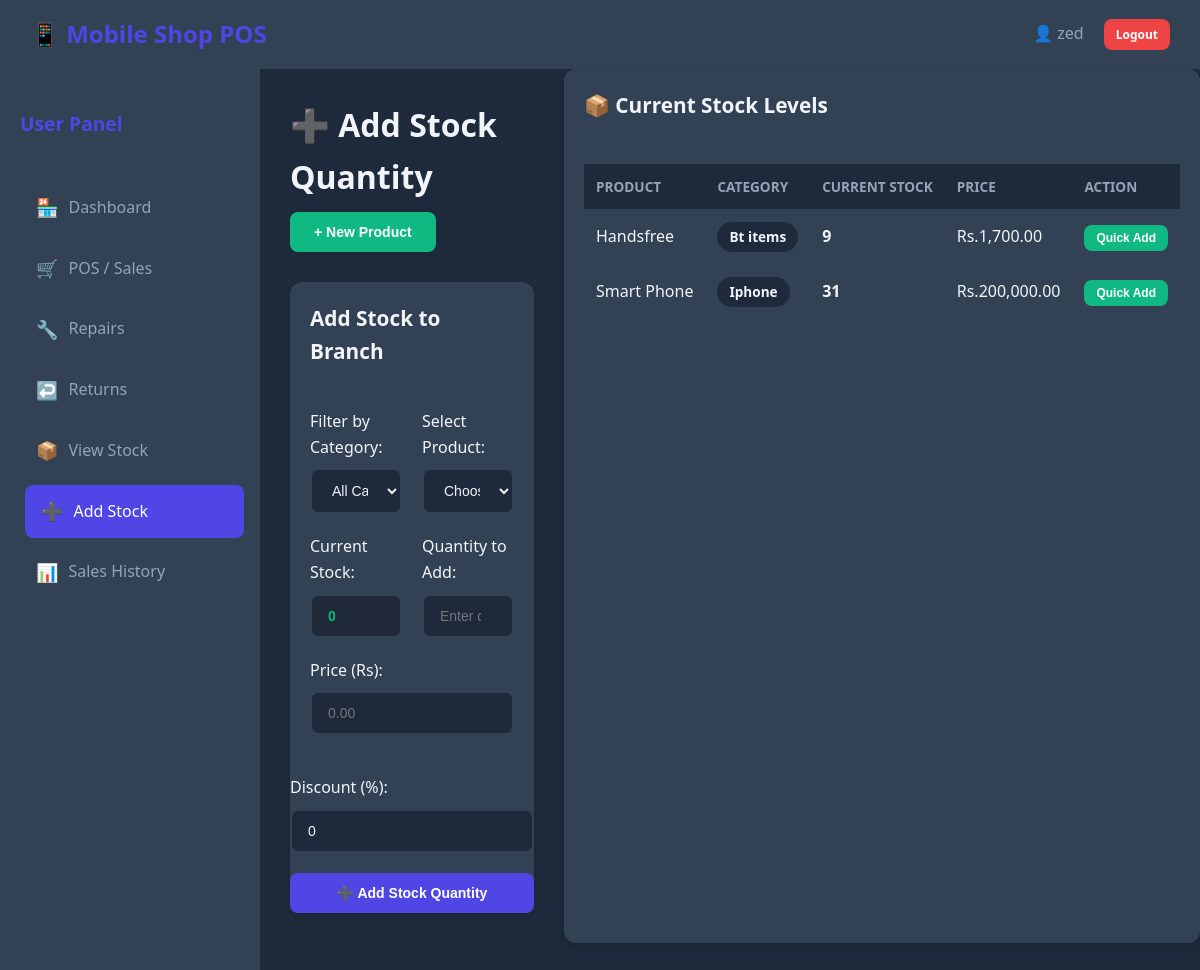
Page /user/add_stock.php (signed in) on the committed database.
### tables this page shows
CREATE TABLE `stock` (
  `id` int(11) NOT NULL,
  `product_id` int(11) NOT NULL,
  `branch_id` int(11) NOT NULL,
  `quantity` int(11) NOT NULL DEFAULT 0,
  `price` decimal(10,2) NOT NULL,
  `discount` decimal(5,2) DEFAULT 0.00,
  `barcode` varchar(50) NOT NULL,
  `alert_level` int(11) DEFAULT 5,
  `added_by` int(11) DEFAULT NULL,
  `added_date` timestamp NOT NULL DEFAULT current_timestamp()
);

CREATE TABLE `products` (
  `id` int(11) NOT NULL,
  `name` varchar(200) NOT NULL,
  `category_id` int(11) NOT NULL,
  `description` text DEFAULT NULL,
  `created_at` timestamp NOT NULL DEFAULT current_timestamp()
);

CREATE TABLE `categories` (
  `id` int(11) NOT NULL,
  `name` varchar(100) NOT NULL,
  `created_at` timestamp NOT NULL DEFAULT current_timestamp()
);

### user/add_stock.php (the view, shortened to what this page needs)
<?php
$db = new Database();
$conn = $db->getConnection();
$branch_id = $_SESSION['branch_id'];
?>
<!DOCTYPE html>
<html lang="en">
<head>
    <link rel="stylesheet" href="../assets/css/style.css">
</head>
<body>
    <?php include '../includes/header.php'; ?>
    <div class="main-container">
        <?php include '../includes/user_sidebar.php'; ?>
        <div class="content">
            <div class="page-header">
                <h1>➕ Add Stock Quantity</h1>
                <div>
                    <button onclick="openProductModal()" class="btn btn-success">+ New Product</button>
                </div>
            </div>
            <div class="card">
                <div class="card-header">
                    <h2>Add Stock to Branch</h2>
                </div>
                <div class="card-body">
                    <form method="POST" action="" id="addStockForm">
                        <div class="form-row-2">
                            <div class="form-group">
                                <label>Filter by Category:</label>
                                <select id="categoryFilter" class="form-control" onchange="filterProducts()">
                                    <option value="">All Categories</option>
                                </select>
                            </div>
                            <div class="form-group">
                                <label>Select Product:</label>
                                <select name="product_id" id="productSelect" required class="form-control" onchange="updateProductInfo()">
                                    <option value="">Choose Product</option>
                                </select>
                            </div>
                        </div>
                        <div class="form-row-2">
                            <div class="form-group">
                                <label>Current Stock:</label>
                                <input type="text" id="currentStock" readonly class="form-control" value="0" style="background: #1f2937; color: #10b981; font-weight: bold;">
                            </div>
                            <div class="form-group">
                                <label>Quantity to Add:</label>
                                <input type="number" name="quantity" required min="1" class="form-control" placeholder="Enter quantity">
                            </div>
                        </div>
                            <div class="form-group">
                                <label>Price (Rs):</label>
                                <input type="number" name="price" id="priceInput" required step="0.01" class="form-control" placeholder="0.00">
                            </div>
                        </div>
                        <div class="form-group">
                            <label>Discount (%):</label>
                            <input type="number" name="discount" value="0" step="0.01" max="100" class="form-control">
                        </div>
                        <button type="submit" name="add_stock_qty" class="btn btn-primary btn-block">
                            ➕ Add Stock Quantity
                        </button>
                </div>
            </div>
            <div class="card">
                <div class="card-header">
                    <h2>📦 Current Stock Levels</h2>
                </div>
                <div class="card-body">
                    <table class="data-table">
                        <thead>
                            <tr>
                                <th>Product</th>
                                <th>Category</th>
                                <th>Current Stock</th>
                                <th>Price</th>
                                <th>Action</th>
                            </tr>
                        </thead>
                        <tbody>
                            <?php
                            $stock_overview = $conn->query("SELECT p.name, c.name as category, s.quantity, s.price, p.id
                                                           FROM stock s
                                                           JOIN products p ON s.product_id = p.id
                                                           JOIN categories c ON p.category_id = c.id
                                                           WHERE s.branch_id = $branch_id
                                                           ORDER BY p.name");
                            if($stock_overview->num_rows > 0):
                                while($item = $stock_overview->fetch_assoc()):
                            ?>
                            <tr>
                                <td><?php echo $item['name']; ?></td>
                                <td><span class="badge"><?php echo $item['category']; ?></span></td>
                                <td><strong><?php echo $item['quantity']; ?></strong></td>
                                <td><?php echo CURRENCY . number_format($item['price'], 2); ?></td>
                                <td>
                                    <button onclick="quickAdd(<?php echo $item['id']; ?>, '<?php echo htmlspecialchars($item['name']); ?>')" class="btn btn-sm btn-success">Quick Add</button>
                                </td>
                            </tr>
                            <?php endwhile; else: ?>
                            <tr>
                                <td colspan="5" class="text-center">No stock entries yet</td>
                            </tr>
                            <?php endif; ?>
                        </tbody>
                    </table>
                </div>
            </div>
        </div>
</body>
</html>

### assets/css/style.css (style rules this page uses)
:root { --primary: #4f46e5; --primary-dark: #4338ca; --success: #10b981; --danger: #ef4444; --warning: #f59e0b; --info: #3b82f6; --dark: #1e293b; --dark-light: #334155; --dark-lighter: #475569; --text: #f1f5f9; --text-muted: #94a3b8; --border: #334155; }
* { margin: 0; padding: 0; box-sizing: border-box; }
body { font-family: 'Segoe UI', Tahoma, Geneva, Verdana, sans-serif; background: var(--dark); color: var(--text); line-height: 1.6; }
.form-group { margin-bottom: 20px; }
.form-group label { display: block; margin-bottom: 8px; font-weight: 500; color: var(--text); }
.form-control { width: 100%; padding: 12px 16px; background: var(--dark); border: 2px solid var(--border); border-radius: 8px; color: var(--text); font-size: 14px; transition: all 0.3s; }
select.form-control { cursor: pointer; }
.btn { padding: 12px 24px; border: none; border-radius: 8px; font-size: 14px; font-weight: 600; cursor: pointer; transition: all 0.3s; text-decoration: none; display: inline-block; text-align: center; }
.btn-primary { background: var(--primary); color: white; }
.btn-success { background: var(--success); color: white; }
.btn-sm { padding: 6px 12px; font-size: 12px; }
.btn-block { width: 100%; display: block; }
.main-container { display: flex; min-height: 100vh; }
.content { flex: 1; padding: 30px; background: var(--dark); overflow-y: auto; }
.page-header { margin-bottom: 30px; }
.page-header h1 { font-size: 2em; margin-bottom: 10px; }
.card { background: var(--dark-light); border-radius: 12px; margin-bottom: 30px; box-shadow: 0 4px 6px rgba(0,0,0,0.1); }
.card-header { padding: 20px; border-bottom: 1px solid var(--border); display: flex; justify-content: space-between; align-items: center; }
.card-header h2 { font-size: 1.3em; }
.card-body { padding: 20px; }
.data-table { width: 100%; border-collapse: collapse; }
.data-table thead { background: var(--dark); }
.data-table th, .data-table td { padding: 12px; text-align: left; border-bottom: 1px solid var(--border); }
.data-table th { font-weight: 600; text-transform: uppercase; font-size: 0.85em; color: var(--text-muted); }
.badge { display: inline-block; padding: 4px 12px; border-radius: 20px; font-size: 0.85em; font-weight: 600; background: var(--dark); color: var(--text); }
.form-row-2 { display: grid; grid-template-columns: 1fr 1fr; gap: 20px; }

### rows in the picture
stock: product.name "Handsfree", categories.name "Bt items", quantity "9", price "1,700.00"
stock: product.name "Smart Phone", categories.name "Iphone", quantity "31", price "200,000.00"

### other values in the picture
SITE_NAME "Mobile Shop POS"
$_SESSION['full_name'] "zed"
